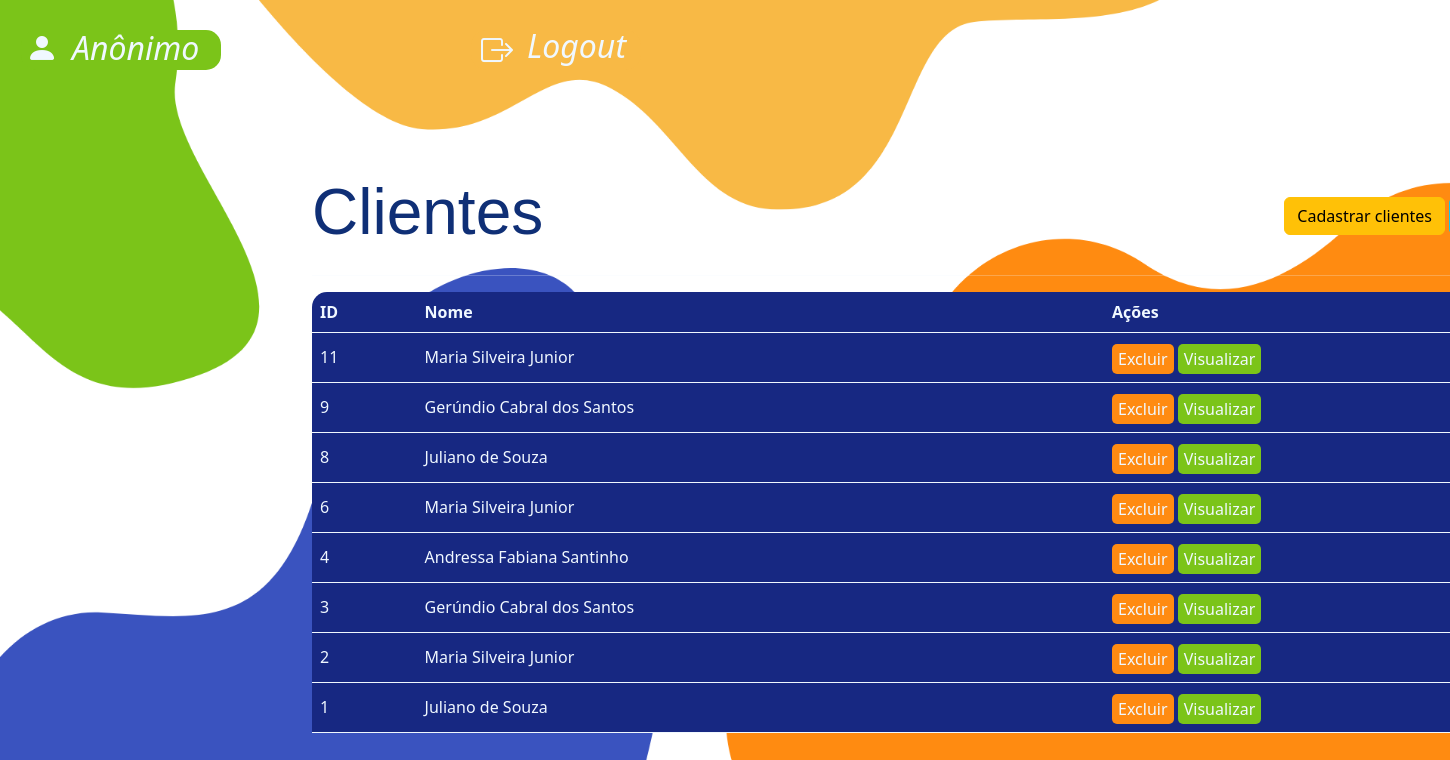
The page /paginas/pagina1.php on the database its author committed.
### tables this page shows
CREATE TABLE `clientes` (
  `id` int(11) NOT NULL,
  `nome` varchar(100) NOT NULL,
  `email` varchar(100) NOT NULL,
  `senha` varchar(100) NOT NULL,
  `endereco` varchar(255) DEFAULT NULL,
  `cartao` varchar(20) DEFAULT NULL
);

### paginas/pagina1.php (the view, shortened to what this page needs)
<!DOCTYPE html>
<html lang="pt-br">
<head>
    <link rel="stylesheet" href="../css/styleFundo.css">
    <link rel="stylesheet" href="../css/style.css">
    <link rel="stylesheet" href="../css/stylePagina1.css">
    <link rel="stylesheet" href="https://cdn.jsdelivr.net/npm/bootstrap@5.3.3/dist/css/bootstrap.min.css"
>
</head>
<body class="fundoHome">
    <?php
    include 'menu.php';
    ?>
    <div class="container posicao">
        <div class="row mt-4">
            <div class="col-lg-12 inline finalLine align-items-center">
                <div >
                    <h1 class="text">Clientes</h1>
                </div>
                <div>
                    <button type="button" class="btn btn-warning" data-bs-toggle="modal"
                        data-bs-target="#cadUsuarioModal">
                        Cadastrar clientes
                    </button>
                </div>
            </div>
        </div>
        <hr>
        <div class="row">
            <div class="col-lg-12">
                <div class="table-responsive">
                    <table class="myTable table-striped">
                        <thead>
                            <tr>
                                <th class="ID">ID</th>
                                <th>Nome</th>
                                <th class="acoes">Ações</th>
                            </tr>
                        </thead>
                        <tbody>
                            <?php
                            include '../php/listagem.php';
                            ?>
                        </tbody>
                    </table>
                </div>
            </div>
        </div>
</body>
</html>

### paginas/menu.php (shortened to what this page needs)
<!DOCTYPE html>
<html lang="pt-br">
<head>
    <link rel="stylesheet" href="../css/styleFundo.css">
    <link rel="stylesheet" href="../css/style.css">
    <link rel="stylesheet" href="../css/styleMenu.css">
    <link rel="stylesheet" href="https://cdn.jsdelivr.net/npm/bootstrap-icons@1.11.3/font/bootstrap-icons.min.css">
</head>
<body class="fundoHome">
    <div class="log inline">
        <?php
        if (isset($_SESSION['id'])) {
            $nome = $_SESSION['nome'];
        } else {
            $nome = "Anônimo";
        }
        echo '
    <div>
        <div class="perfil inline">
            <i class="bi bi-person-fill perfilButton">
            <p class="perfilNome">' . $nome . '</p>
            </i>
        </div>
    </div>';
        ?>
        <form action="../php/sair.php" method="post">
            <div>
                <button class="logout inline">
                    <i class="bi bi-box-arrow-right logoutButton">
                        <p class="logoutNome">Logout</p>
                    </i>
                </button>
            </div>
        </form>
    </div>
</body>
</html>

### php/listagem.php
<?php
include_once 'conexao.php';
$sql = "SELECT id, nome, email, senha, endereco, cartao FROM `clientes` ORDER BY id DESC LIMIT 10";
$stmt = $conn->prepare($sql);
$stmt->execute();
$resultado = $stmt->get_result();
$dados = "";
while ($row = $resultado->fetch_assoc()) {
    $id = $row['id'];
    $nome = $row['nome'];
    $email = $row['email'];
    $senha = $row['senha'];
    $endereco = $row['endereco'];
    $cartao = $row['cartao'];
    $dados .=   "
                <tr>
                    <td>$id</td>
                    <td>$nome</td>
                    <td>
                        <button class='botaoExcluir' id='$id' onclick='apagar($id)'>Excluir</button>
                        <button type='button' class='botaoVisualizar' data-bs-toggle='modal' data-bs-target='#visClienteModal'
                            onclick=\"abrir('$nome', '$email',  '$senha', '$endereco', '$cartao')\">
                            Visualizar
                        </button>
                    </td>
                </tr>
                ";
}
echo $dados;

### css/styleFundo.css (style rules this page uses)
.fundoHome { background-image: url("../img/Cr.png"); background-repeat: no-repeat; background-position: absolute; background-size: cover; }

### css/style.css (style rules this page uses)
* { color: aliceblue; }
.inline { display: flex; }
.finalLine { justify-content: space-between !important; }

### css/stylePagina1.css (style rules this page uses)
.posicao { position: absolute; top: 150px; left: 300px; }
.text { font-size: 4em; font-family: 'Gill Sans', 'Gill Sans MT', Calibri, 'Trebuchet MS', sans-serif; color: #0f2f76; }
.myTable>:not(caption)>*>* { padding: .5rem .5rem; color: var(--bs-table-color-state, var(--bs-table-color-type, var(--bs-table-color))); border-bottom-width: var(--bs-border-width); box-shadow: inset 0 0 0 9999px var(--bs-table-bg-state, var(--bs-table-bg-type, var(--bs-table-accent-bg))); background-color: #172882; }
.ID { border-top-left-radius: 15px; }
.acoes { border-top-right-radius: 15px; }
.myTable { width: 100%; margin-bottom: 1rem; vertical-align: top; border-color: var(--bs-table-border-color); }
.botaoExcluir { border-style: hidden; background-color: #ff8b11; color: aliceblue; border-radius: 5px; height: 30px; margin-top: 3px; }
.botaoVisualizar { border-style: hidden; background-color: #7bc419; color: aliceblue; border-radius: 5px; height: 30px; margin-top: 3px; }

### css/styleMenu.css (style rules this page uses)
.perfil { height: 40px; width: 200px; position: absolute; top: 30px; left: 50px; background-color: #7bc419; border-radius: 15px; border-style: hidden; cursor: default; }
.log { position: absolute; left: -2%; }
.perfilNome { position: relative; top: -48px; left: 46px; color: aliceblue; visibility: visible; }
.perfilButton { height: 40px; width: 40px; position: relative; left: 5px; top: -6px; color: aliceblue; font-size: 2em; align-items: start; }
.logout { border-style: hidden; height: 40px; width: 170px; position: absolute; top: 30px; left: 500px; background-color: #f8b945; cursor: pointer; border-radius: 15px; border-style: hidden; }
.logoutNome { position: relative; top: -52px; left: 50px; color: aliceblue; visibility: visible; }
.logoutButton { height: 40px; width: 40px; position: relative; left: 0px; top: -5px; color: aliceblue; font-size: 2em; align-items: start; }

### rows shown on the page
clientes: id "11", nome "Maria Silveira Junior"
clientes: id "9", nome "Gerúndio Cabral dos Santos"
clientes: id "8", nome "Juliano de Souza"
clientes: id "6", nome "Maria Silveira Junior"
clientes: id "4", nome "Andressa Fabiana Santinho"
clientes: id "3", nome "Gerúndio Cabral dos Santos"
clientes: id "2", nome "Maria Silveira Junior"
clientes: id "1", nome "Juliano de Souza"

### other values the page prints
$nome "Anônimo"
